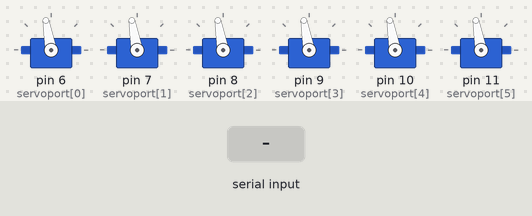
This sketch was run on a simulated Arduino Uno, built with avr-gcc and run on an emulated ATmega328P. On the bench: 6 × servo. Inputs (shaded band) come from the test bench.

Above: at 2.2 s.
2.3 s: "90,45\n" received over Serial
At 5.1 s:
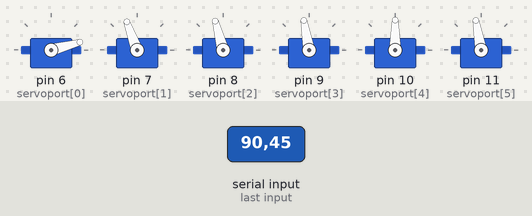
5.3 s: "5\n" received over Serial
At 7.0 s:
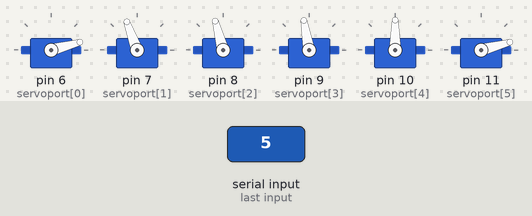
7.8 s: "30,150\n" received over Serial
At 8.3 s:
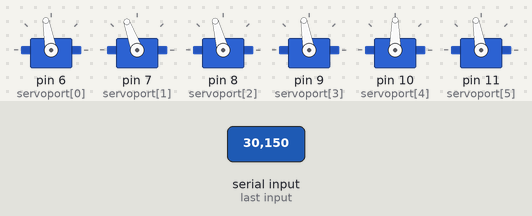
9.3 s: "90\n" received over Serial
At 12.0 s:
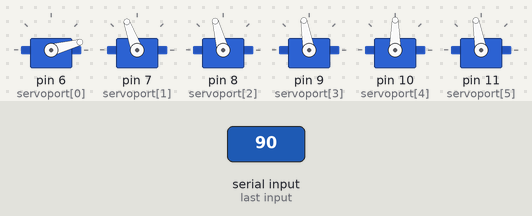
12.3 s: "1,90\n" received over Serial
At 12.8 s:
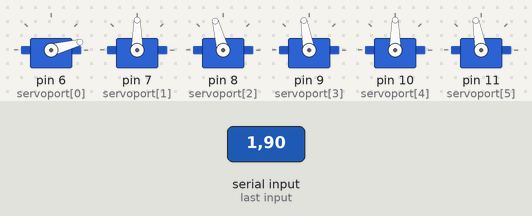
13.8 s: "200\n" received over Serial
At 15.1 s:
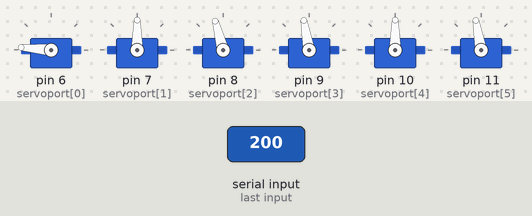
Timing chart, 0 to 17.3 s (numbered marks = the images above; inputs shaded):
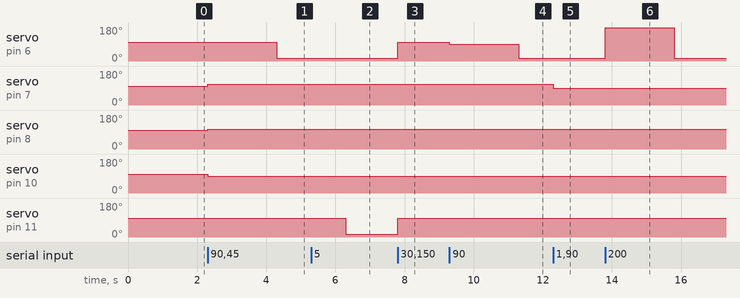

The sketch:

MEGA_ADK.ino
```cpp
#include<Servo.h>

Servo myservo[6];
int servoport[6]={6,7,8,9,10,11};
int servomiddleplace[6]={100,110,105,100,90,100};
int uso;
int minservo=15,maxservo=175;
int type;
int serialGo[6];
void setup() {
  // put your setup code here, to run once:
  Serial.begin(115200);
  for (int i=0;i<6;i++)
  {
    myservo[i].attach(servoport[i]);
    myservo[i].write(100);
    delay(1);
  }
  delay(1000);
}

void loop() {
  if (Serial.available()>0) {
       type=Serial.parseInt();
       type= constrain(type,0,6);
       uso=Serial.parseInt();
       uso=constrain(uso,minservo,maxservo);
       if (type!=6) myservo[type].write(uso);
       else for (int i=0;i<6;i++)
       {
        myservo[i].write(servomiddleplace[i]);
        delay(1);
       }
  }
}
```

Measured:
- after the input at 2.3 s, servo on pin 6 (servoport[0]): 100° → 15° after 2.0 s; servo on pin 7 (servoport[1]): 100° → 110° at once; servo on pin 8 (servoport[2]): 100° → 105° at once; servo on pin 10 (servoport[4]): 100° → 90° at once
- after the input at 5.3 s, servo on pin 11 (servoport[5]): 100° → 15° after 1.0 s
- after the input at 7.8 s, servo on pin 6 (servoport[0]), servo on pin 11 (servoport[5]): 15° → 100° at once
- after the input at 9.3 s, servo on pin 6 (servoport[0]): 100° → 90° at once, → 15° 2.0 s later
- after the input at 12.3 s, servo on pin 7 (servoport[1]): 110° → 90° at once
- after the input at 13.8 s, servo on pin 6 (servoport[0]): 15° → 175° at once, → 15° 2.0 s later
